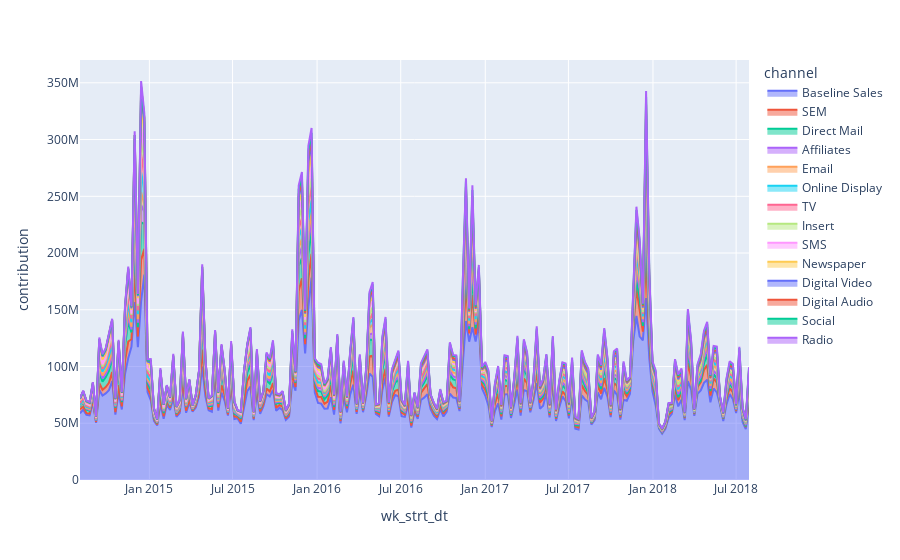

Notebook code cell kept with this figure:
### Markdown cell above
# Plots

### Code cell
category_order = weekly_df.groupby('channel').sum().sort_values('contribution', ascending=False).index
px.area(data_frame=weekly_df.reset_index(), x='wk_strt_dt', y='contribution',
        category_orders={'channel' : list(category_order)},
        color='channel')

### Figure 1 — Plotly figure (JSON) as saved in the notebook; plotly's stock layout.template omitted (floating-point values rounded to 4 significant figures; data arrays with more than 128 entries replaced by an {"elided": "..."} marker saying what was removed)
{"data": [{"hovertemplate": "channel=Baseline Sales<br>wk_strt_dt=%{x}<br>contribution=%{y}<extra></extra>", "legendgroup": "Baseline Sales", "line": {"color": "#636efa"}, "mode": "lines", "name": "Baseline Sales", "orientation": "v", "showlegend": true, "stackgroup": "1", "type": "scatter", "x": {"elided": "209 str values"}, "xaxis": "x", "y": {"elided": "209 float values"}, "yaxis": "y"}, {"hovertemplate": "channel=SEM<br>wk_strt_dt=%{x}<br>contribution=%{y}<extra></extra>", "legendgroup": "SEM", "line": {"color": "#EF553B"}, "mode": "lines", "name": "SEM", "orientation": "v", "showlegend": true, "stackgroup": "1", "type": "scatter", "x": {"elided": "209 str values"}, "xaxis": "x", "y": {"elided": "209 float values"}, "yaxis": "y"}, {"hovertemplate": "channel=Direct Mail<br>wk_strt_dt=%{x}<br>contribution=%{y}<extra></extra>", "legendgroup": "Direct Mail", "line": {"color": "#00cc96"}, "mode": "lines", "name": "Direct Mail", "orientation": "v", "showlegend": true, "stackgroup": "1", "type": "scatter", "x": {"elided": "209 str values"}, "xaxis": "x", "y": {"elided": "209 float values"}, "yaxis": "y"}, {"hovertemplate": "channel=Affiliates<br>wk_strt_dt=%{x}<br>contribution=%{y}<extra></extra>", "legendgroup": "Affiliates", "line": {"color": "#ab63fa"}, "mode": "lines", "name": "Affiliates", "orientation": "v", "showlegend": true, "stackgroup": "1", "type": "scatter", "x": {"elided": "209 str values"}, "xaxis": "x", "y": {"elided": "209 float values"}, "yaxis": "y"}, {"hovertemplate": "channel=Email<br>wk_strt_dt=%{x}<br>contribution=%{y}<extra></extra>", "legendgroup": "Email", "line": {"color": "#FFA15A"}, "mode": "lines", "name": "Email", "orientation": "v", "showlegend": true, "stackgroup": "1", "type": "scatter", "x": {"elided": "209 str values"}, "xaxis": "x", "y": {"elided": "209 float values"}, "yaxis": "y"}, {"hovertemplate": "channel=Online Display<br>wk_strt_dt=%{x}<br>contribution=%{y}<extra></extra>", "legendgroup": "Online Display", "line": {"color": "#19d3f3"}, "mode": "lines", "name": "Online Display", "orientation": "v", "showlegend": true, "stackgroup": "1", "type": "scatter", "x": {"elided": "209 str values"}, "xaxis": "x", "y": {"elided": "209 float values"}, "yaxis": "y"}, {"hovertemplate": "channel=TV<br>wk_strt_dt=%{x}<br>contribution=%{y}<extra></extra>", "legendgroup": "TV", "line": {"color": "#FF6692"}, "mode": "lines", "name": "TV", "orientation": "v", "showlegend": true, "stackgroup": "1", "type": "scatter", "x": {"elided": "209 str values"}, "xaxis": "x", "y": {"elided": "209 float values"}, "yaxis": "y"}, {"hovertemplate": "channel=Insert<br>wk_strt_dt=%{x}<br>contribution=%{y}<extra></extra>", "legendgroup": "Insert", "line": {"color": "#B6E880"}, "mode": "lines", "name": "Insert", "orientation": "v", "showlegend": true, "stackgroup": "1", "type": "scatter", "x": {"elided": "209 str values"}, "xaxis": "x", "y": {"elided": "209 float values"}, "yaxis": "y"}, {"hovertemplate": "channel=SMS<br>wk_strt_dt=%{x}<br>contribution=%{y}<extra></extra>", "legendgroup": "SMS", "line": {"color": "#FF97FF"}, "mode": "lines", "name": "SMS", "orientation": "v", "showlegend": true, "stackgroup": "1", "type": "scatter", "x": {"elided": "209 str values"}, "xaxis": "x", "y": {"elided": "209 float values"}, "yaxis": "y"}, {"hovertemplate": "channel=Newspaper<br>wk_strt_dt=%{x}<br>contribution=%{y}<extra></extra>", "legendgroup": "Newspaper", "line": {"color": "#FECB52"}, "mode": "lines", "name": "Newspaper", "orientation": "v", "showlegend": true, "stackgroup": "1", "type": "scatter", "x": {"elided": "209 str values"}, "xaxis": "x", "y": {"elided": "209 float values"}, "yaxis": "y"}, {"hovertemplate": "channel=Digital Video<br>wk_strt_dt=%{x}<br>contribution=%{y}<extra></extra>", "legendgroup": "Digital Video", "line": {"color": "#636efa"}, "mode": "lines", "name": "Digital Video", "orientation": "v", "showlegend": true, "stackgroup": "1", "type": "scatter", "x": {"elided": "209 str values"}, "xaxis": "x", "y": {"elided": "209 float values"}, "yaxis": "y"}, {"hovertemplate": "channel=Digital Audio<br>wk_strt_dt=%{x}<br>contribution=%{y}<extra></extra>", "legendgroup": "Digital Audio", "line": {"color": "#EF553B"}, "mode": "lines", "name": "Digital Audio", "orientation": "v", "showlegend": true, "stackgroup": "1", "type": "scatter", "x": {"elided": "209 str values"}, "xaxis": "x", "y": {"elided": "209 float values"}, "yaxis": "y"}, {"hovertemplate": "channel=Social<br>wk_strt_dt=%{x}<br>contribution=%{y}<extra></extra>", "legendgroup": "Social", "line": {"color": "#00cc96"}, "mode": "lines", "name": "Social", "orientation": "v", "showlegend": true, "stackgroup": "1", "type": "scatter", "x": {"elided": "209 str values"}, "xaxis": "x", "y": {"elided": "209 float values"}, "yaxis": "y"}, {"hovertemplate": "channel=Radio<br>wk_strt_dt=%{x}<br>contribution=%{y}<extra></extra>", "legendgroup": "Radio", "line": {"color": "#ab63fa"}, "mode": "lines", "name": "Radio", "orientation": "v", "showlegend": true, "stackgroup": "1", "type": "scatter", "x": {"elided": "209 str values"}, "xaxis": "x", "y": {"elided": "209 float values"}, "yaxis": "y"}], "layout": {"legend": {"title": {"text": "channel"}, "tracegroupgap": 0}, "margin": {"t": 60}, "xaxis": {"anchor": "y", "domain": [0, 1], "title": {"text": "wk_strt_dt"}}, "yaxis": {"anchor": "x", "domain": [0, 1], "title": {"text": "contribution"}}}}
